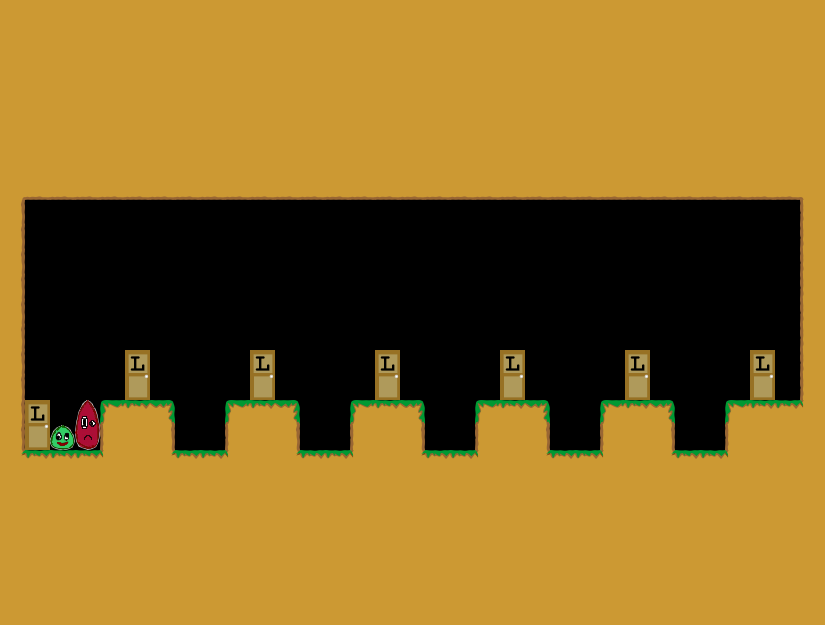

Below is a game level as drawn by its tile map, then a one-line description and the .tmx that defines it (tile-layer data replaced by summaries):
An orthogonal 33x25 tile map with 25x25 px tiles, 1 tile layer (Kachelebene 1).

<map version="1.0" orientation="orthogonal" width="33" height="25" tilewidth="25" tileheight="25">
 <tileset firstgid="1" name="Tileset" tilewidth="25" tileheight="25">
  <image source="../../../img/Tileset.png" width="400" height="250" />
 </tileset>
 <layer name="Kachelebene 1" width="33" height="25">
  <data>[825 cells, 568 non-empty, 16 distinct tile ids]</data>
 </layer>
</map>
